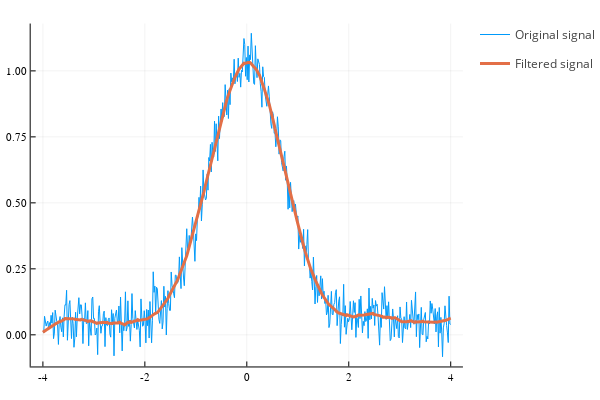

This figure's notebook cell:
### Markdown cell above
# Example 2
Exponential function with some random noise

### Code cell
t = LinRange(-4, 4, 500)
y = exp.(-t.^2) .+ 0.05 .* (1.0 .+ randn(length(t)))
sg = savitzky_golay(y, 81, 2)
plot(t, y, label="Original signal")
plot!(t, sg.y, linewidth=3, label="Filtered signal")

### Figure 1 — Plotly figure (JSON) as saved in the notebook; plotly's stock layout.template omitted (floating-point values rounded to 4 significant figures; data arrays with more than 128 entries replaced by an {"elided": "..."} marker saying what was removed)
{"data": [{"colorbar": {"title": {"text": ""}}, "legendgroup": "Original signal", "line": {"color": "rgba(0, 154, 250, 1.000)", "dash": "solid", "shape": "linear", "width": 1}, "mode": "lines", "name": "Original signal", "showlegend": true, "type": "scatter", "x": {"elided": "500 float values"}, "xaxis": "x", "y": {"elided": "500 float values"}, "yaxis": "y", "zmax": null, "zmin": null}, {"colorbar": {"title": {"text": ""}}, "legendgroup": "Filtered signal", "line": {"color": "rgba(227, 111, 71, 1.000)", "dash": "solid", "shape": "linear", "width": 3}, "mode": "lines", "name": "Filtered signal", "showlegend": true, "type": "scatter", "x": {"elided": "500 float values"}, "xaxis": "x", "y": {"elided": "500 float values"}, "yaxis": "y", "zmax": null, "zmin": null}], "layout": {"annotations": [], "height": 400, "legend_position": {"bgcolor": "rgba(255, 255, 255, 1.000)", "bordercolor": "rgba(0, 0, 0, 1)", "borderwidth": 1, "font": {"color": "rgba(0, 0, 0, 1)", "family": "sans-serif", "size": 11}, "title": {"font": {"color": "rgba(0, 0, 0, 1)", "family": "sans-serif", "size": 15}, "text": ""}, "tracegroupgap": 0, "traceorder": "normal", "x": 1, "xanchor": "auto", "y": 1, "yanchor": "auto"}, "margin": {"b": 20, "l": 0, "r": 0, "t": 20}, "paper_bgcolor": "rgba(255, 255, 255, 1.000)", "plot_bgcolor": "rgba(255, 255, 255, 1.000)", "showlegend": true, "width": 600, "xaxis": {"anchor": "y", "domain": [0.06582, 0.9934], "gridcolor": "rgba(0, 0, 0, 0.1)", "gridwidth": 0.5, "linecolor": "rgba(0, 0, 0, 1)", "mirror": false, "range": [-4.24, 4.24], "showgrid": true, "showline": true, "showticklabels": true, "tickangle": 0, "tickcolor": "rgb(0, 0, 0)", "tickfont": {"color": "rgba(0, 0, 0, 1)", "family": "sans-serif", "size": 11}, "tickmode": "array", "ticks": "inside", "ticktext": ["-4", "-2", "0", "2", "4"], "tickvals": [-4, -2, 0, 2, 4], "title": {"font": {"color": "rgba(0, 0, 0, 1)", "family": "sans-serif", "size": 15}, "text": ""}, "type": "linear", "visible": true, "zeroline": false, "zerolinecolor": "rgba(0, 0, 0, 1)"}, "yaxis": {"anchor": "x", "domain": [0.03762, 0.9902], "gridcolor": "rgba(0, 0, 0, 0.1)", "gridwidth": 0.5, "linecolor": "rgba(0, 0, 0, 1)", "mirror": false, "range": [-0.1199, 1.179], "showgrid": true, "showline": true, "showticklabels": true, "tickangle": 0, "tickcolor": "rgb(0, 0, 0)", "tickfont": {"color": "rgba(0, 0, 0, 1)", "family": "sans-serif", "size": 11}, "tickmode": "array", "ticks": "inside", "ticktext": ["0.00", "0.25", "0.50", "0.75", "1.00"], "tickvals": [0, 0.25, 0.5, 0.75, 1], "title": {"font": {"color": "rgba(0, 0, 0, 1)", "family": "sans-serif", "size": 15}, "text": ""}, "type": "linear", "visible": true, "zeroline": false, "zerolinecolor": "rgba(0, 0, 0, 1)"}}}
